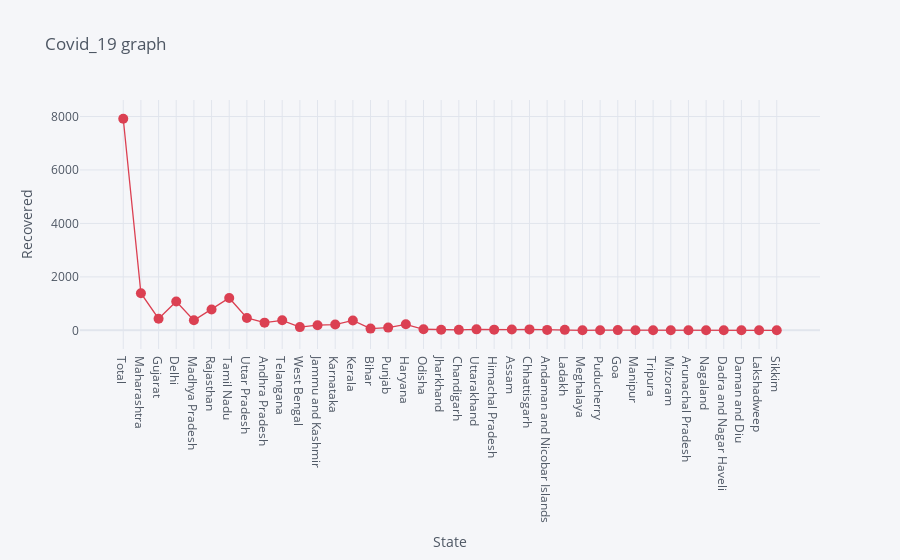

Notebook cell for this chart:
### Markdown cell above
# Recovered cases per State

### Code cell
df.iplot(kind= 'scatter', x= 'State', y='Recovered', mode= 'markers+lines', title= 'Covid_19 graph', xTitle= 'State', yTitle= 'Recovered', color= 'red', size= 10)

### Figure 1 — Plotly figure (JSON) as saved in the notebook; plotly's stock layout.template omitted (floating-point values rounded to 4 significant figures)
{"data": [{"line": {"color": "rgba(219, 64, 82, 1.0)", "dash": "solid", "shape": "linear", "width": 1.3}, "marker": {"size": 10, "symbol": "circle"}, "mode": "markers+lines", "name": "Recovered", "text": "", "type": "scatter", "x": ["Total", "Maharashtra", "Gujarat", "Delhi", "Madhya Pradesh", "Rajasthan", "Tamil Nadu", "Uttar Pradesh", "Andhra Pradesh", "Telangana", "West Bengal", "Jammu and Kashmir", "Karnataka", "Kerala", "Bihar", "Punjab", "Haryana", "Odisha", "Jharkhand", "Chandigarh", "Uttarakhand", "Himachal Pradesh", "Assam", "Chhattisgarh", "Andaman and Nicobar Islands", "Ladakh", "Meghalaya", "Puducherry", "Goa", "Manipur", "Tripura", "Mizoram", "Arunachal Pradesh", "Nagaland", "Dadra and Nagar Haveli", "Daman and Diu", "Lakshadweep", "Sikkim"], "y": [7919, 1388, 434, 1078, 373, 781, 1210, 462, 287, 374, 119, 192, 216, 369, 64, 101, 224, 39, 19, 17, 36, 25, 29, 34, 15, 16, 0, 5, 7, 2, 2, 0, 1, 0, 0, 0, 0, 0]}], "layout": {"legend": {"bgcolor": "#F5F6F9", "font": {"color": "#4D5663"}}, "paper_bgcolor": "#F5F6F9", "plot_bgcolor": "#F5F6F9", "title": {"font": {"color": "#4D5663"}, "text": "Covid_19 graph"}, "xaxis": {"gridcolor": "#E1E5ED", "showgrid": true, "tickfont": {"color": "#4D5663"}, "title": {"font": {"color": "#4D5663"}, "text": "State"}, "zerolinecolor": "#E1E5ED"}, "yaxis": {"gridcolor": "#E1E5ED", "showgrid": true, "tickfont": {"color": "#4D5663"}, "title": {"font": {"color": "#4D5663"}, "text": "Recovered"}, "zerolinecolor": "#E1E5ED"}}}
